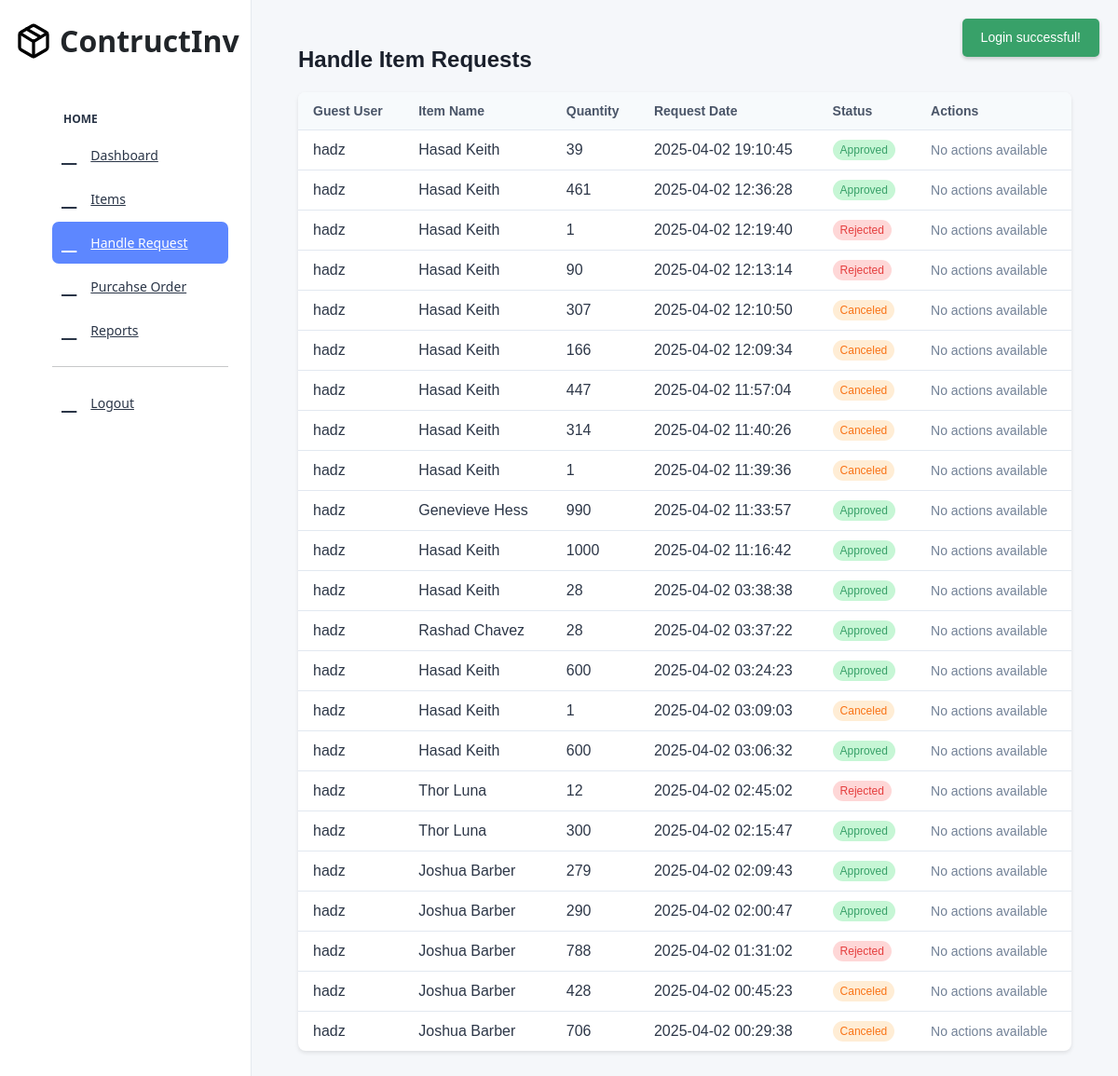
/admin/admin-handle-requests.php (signed in), run on the app's committed database.
### tables this page shows
CREATE TABLE `item_requests` (
  `id` int(11) NOT NULL,
  `guest_user_id` int(11) NOT NULL,
  `item_id` int(11) NOT NULL,
  `item_name` varchar(255) NOT NULL,
  `quantity` int(11) NOT NULL,
  `request_date` datetime NOT NULL,
  `status` varchar(50) NOT NULL
);

CREATE TABLE `guest_users` (
  `id` int(11) NOT NULL,
  `name` varchar(255) NOT NULL,
  `role` varchar(50) NOT NULL DEFAULT 'user',
  `created_at` timestamp NOT NULL DEFAULT current_timestamp()
);

### session.php (called while the page is built, shortened)
<?php
class Session {
    public static function get($key) {
        return isset($_SESSION[$key]) ? $_SESSION[$key] : null;
    }
}
?>

### conn.php (called while the page is built, shortened)
<?php
class Database {
    private $host = "localhost";
    private $db_name = "inventory_db";
    private $username = "root";
    private $password = "";
    private $conn;
    public function __construct() {
        try {
            $this->conn = new PDO("mysql:host=$this->host;dbname=$this->db_name", $this->username, $this->password);
            $this->conn->setAttribute(PDO::ATTR_ERRMODE, PDO::ERRMODE_EXCEPTION);
            $this->conn->setAttribute(PDO::ATTR_DEFAULT_FETCH_MODE, PDO::FETCH_ASSOC);
        } catch (PDOException $e) {
            error_log("Connection failed: " . $e->getMessage());
            die("Database connection failed. Please try again later.");
        }
    }
    public function prepare($query) {
        return $this->conn->prepare($query);
    }
}
?>

### function.php (called while the page is built, shortened)
<?php
include_once 'conn.php';
class Functions {
    private $db;
    public function __construct() {
        $this->db = new Database();
    }
public function getAllItemRequests(): array {
    try {
        $sql = "SELECT ir.*, gu.name as guest_user_name
                FROM item_requests ir
                LEFT JOIN guest_users gu ON ir.guest_user_id = gu.id
                ORDER BY ir.request_date DESC";
        $stmt = $this->db->prepare($sql);
        $stmt->execute();
        return $stmt->fetchAll(PDO::FETCH_ASSOC);
    } catch (PDOException $e) {
        error_log("getAllItemRequests: PDO Exception - " . $e->getMessage());
        return [];
    }
}
}
?>

### admin/admin-handle-requests.php (the view, shortened to what this page needs)
<?php
include '../session.php';
include '../function.php';
include 'header.php';
$requests = $function->getAllItemRequests();
?>
<!DOCTYPE html>
<html lang="en">
<head>
    <link href="assets/libs/bootstrap/dist/css/bootstrap.min.css" rel="stylesheet">
</head>
<body>
    <div style="padding: 50px; font-family: 'Arial', sans-serif; background-color: #f5f7fa; min-height: 100vh;">
        <?php if ($msg = Session::get('msg')): ?>
            <div id="toast-container">
                <?php echo $msg; ?>
            </div>
        <?php endif; ?>
        <div style="display: flex; justify-content: space-between; align-items: center; margin-bottom: 20px;">
            <h2 style="font-size: 24px; font-weight: 600; color: #1a202c; margin: 0;">Handle Item Requests</h2>
        </div>
        <div style="background-color: white; border-radius: 8px; box-shadow: 0 2px 4px rgba(0,0,0,0.1); overflow: hidden;">
            <div style="overflow-x: auto;">
                <table style="width: 100%; border-collapse: collapse;">
                    <thead>
                        <tr style="background-color: #f7fafc; color: #4a5568; font-size: 14px; font-weight: 600; text-align: left;">
                            <th style="padding: 12px 16px;">Guest User</th>
                            <th style="padding: 12px 16px;">Item Name</th>
                            <th style="padding: 12px 16px;">Quantity</th>
                            <th style="padding: 12px 16px;">Request Date</th>
                            <th style="padding: 12px 16px;">Status</th>
                            <th style="padding: 12px 16px;">Actions</th>
                        </tr>
                    </thead>
                    <tbody>
                        <?php if (empty($requests)): ?>
                            <tr>
                                <td colspan="6" style="padding: 12px 16px; text-align: center; color: #718096;">No requests found.</td>
                            </tr>
                        <?php else: ?>
                            <?php foreach ($requests as $request): ?>
                                <tr style="border-top: 1px solid #e2e8f0;">
                                    <td style="padding: 12px 16px; color: #2d3748;"><?= htmlspecialchars($request['guest_user_name']); ?></td>
                                    <td style="padding: 12px 16px; color: #2d3748;"><?= htmlspecialchars($request['item_name']); ?></td>
                                    <td style="padding: 12px 16px; color: #2d3748;"><?= $request['quantity']; ?></td>
                                    <td style="padding: 12px 16px; color: #2d3748;"><?= date('Y-m-d H:i:s', strtotime($request['request_date'])); ?></td>
                                    <td style="padding: 12px 16px;">
                                        <span style="padding: 4px 8px; border-radius: 12px; font-size: 12px; font-weight: 500;
                                            <?= $request['status'] === 'approved' ? 'background-color: #c6f6d5; color: #38a169;' :
                                               ($request['status'] === 'pending' ? 'background-color: #fefcbf; color: #d69e2e;' :
                                               ($request['status'] === 'rejected' ? 'background-color: #fed7d7; color: #e53e3e;' :
                                               'background-color: #ffedd5; color: #f97316;')); ?>">
                                            <?= ucfirst($request['status']); ?>
                                        </span>
                                    </td>
                                    <td style="padding: 12px 16px;">
                                        <?php if ($request['status'] === 'pending'): ?>
                                            <a href="admin-handle-requests.php?action=approve_request&request_id=<?= $request['id']; ?>"
                                               style="padding: 6px 12px; border-radius: 5px; text-decoration: none; font-size: 14px; font-weight: 500; background-color: #38a169; color: white; margin-right: 5px;"
                                               onclick="return confirm('Are you sure you want to approve this request?');">Approve</a>
                                            <a href="admin-handle-requests.php?action=reject_request&request_id=<?= $request['id']; ?>"
                                               style="padding: 6px 12px; border-radius: 5px; text-decoration: none; font-size: 14px; font-weight: 500; background-color: #e53e3e; color: white;"
                                               onclick="return confirm('Are you sure you want to reject this request?');">Reject</a>
                                        <?php else: ?>
                                            <span style="color: #718096; font-size: 14px;">No actions available</span>
                                        <?php endif; ?>
                                    </td>
                                </tr>
                            <?php endforeach; ?>
                        <?php endif; ?>
                    </tbody>
                </table>
            </div>
        </div>
    </div>
</body>
</html>

### admin/admin-handle-requests.php (style rules this page uses)
#toast-container { position: fixed; top: 20px; right: 20px; z-index: 1000; }
#toast-container .toast-message { padding: 10px 20px; border-radius: 5px; font-size: 14px; color: white; opacity: 0; transition: opacity 0.5s ease-in-out; margin-bottom: 10px; box-shadow: 0 2px 4px rgba(0,0,0,0.2); }
#toast-container .toast-message.success { background-color: #38a169; }

### data on the page
item_requests: guest_user.name "hadz", item_name "Hasad Keith", quantity "39", request_date "2025-04-02 19:10:45", status "Approved", shows "No actions available"
item_requests: guest_user.name "hadz", item_name "Hasad Keith", quantity "461", request_date "2025-04-02 12:36:28", status "Approved", shows "No actions available"
item_requests: guest_user.name "hadz", item_name "Hasad Keith", quantity "1", request_date "2025-04-02 12:19:40", status "Rejected", shows "No actions available"
item_requests: guest_user.name "hadz", item_name "Hasad Keith", quantity "90", request_date "2025-04-02 12:13:14", status "Rejected", shows "No actions available"
item_requests: guest_user.name "hadz", item_name "Hasad Keith", quantity "307", request_date "2025-04-02 12:10:50", status "Canceled", shows "No actions available"
item_requests: guest_user.name "hadz", item_name "Hasad Keith", quantity "166", request_date "2025-04-02 12:09:34", status "Canceled", shows "No actions available"
item_requests: guest_user.name "hadz", item_name "Hasad Keith", quantity "447", request_date "2025-04-02 11:57:04", status "Canceled", shows "No actions available"
item_requests: guest_user.name "hadz", item_name "Hasad Keith", quantity "314", request_date "2025-04-02 11:40:26", status "Canceled", shows "No actions available"
item_requests: guest_user.name "hadz", item_name "Hasad Keith", quantity "1", request_date "2025-04-02 11:39:36", status "Canceled", shows "No actions available"
item_requests: guest_user.name "hadz", item_name "Genevieve Hess", quantity "990", request_date "2025-04-02 11:33:57", status "Approved", shows "No actions available"
item_requests: guest_user.name "hadz", item_name "Hasad Keith", quantity "1000", request_date "2025-04-02 11:16:42", status "Approved", shows "No actions available"
item_requests: guest_user.name "hadz", item_name "Hasad Keith", quantity "28", request_date "2025-04-02 03:38:38", status "Approved", shows "No actions available"
item_requests: guest_user.name "hadz", item_name "Rashad Chavez", quantity "28", request_date "2025-04-02 03:37:22", status "Approved", shows "No actions available"
item_requests: guest_user.name "hadz", item_name "Hasad Keith", quantity "600", request_date "2025-04-02 03:24:23", status "Approved", shows "No actions available"
item_requests: guest_user.name "hadz", item_name "Hasad Keith", quantity "1", request_date "2025-04-02 03:09:03", status "Canceled", shows "No actions available"
item_requests: guest_user.name "hadz", item_name "Hasad Keith", quantity "600", request_date "2025-04-02 03:06:32", status "Approved", shows "No actions available"
item_requests: guest_user.name "hadz", item_name "Thor Luna", quantity "12", request_date "2025-04-02 02:45:02", status "Rejected", shows "No actions available"
item_requests: guest_user.name "hadz", item_name "Thor Luna", quantity "300", request_date "2025-04-02 02:15:47", status "Approved", shows "No actions available"
item_requests: guest_user.name "hadz", item_name "Joshua Barber", quantity "279", request_date "2025-04-02 02:09:43", status "Approved", shows "No actions available"
item_requests: guest_user.name "hadz", item_name "Joshua Barber", quantity "290", request_date "2025-04-02 02:00:47", status "Approved", shows "No actions available"
item_requests: guest_user.name "hadz", item_name "Joshua Barber", quantity "788", request_date "2025-04-02 01:31:02", status "Rejected", shows "No actions available"
item_requests: guest_user.name "hadz", item_name "Joshua Barber", quantity "428", request_date "2025-04-02 00:45:23", status "Canceled", shows "No actions available"
item_requests: guest_user.name "hadz", item_name "Joshua Barber", quantity "706", request_date "2025-04-02 00:29:38", status "Canceled", shows "No actions available"

### other printed values
$msg "Login successful!"
